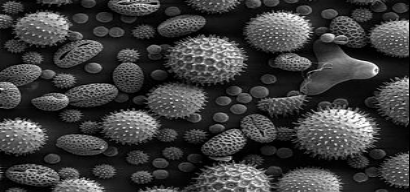

The script that saved this image:
import numpy as np
import matplotlib.pyplot as plt

from affine_wrap import affine_transfrom

# reading the image as a numpy array
I = np.array(plt.imread('cells_scale.png'))
n, m = I.shape

# affine matrix : scaling
x_scale, y_scale = 0.8 ,1.3
n_out, m_out = int(np.ceil(x_scale*n)), int(np.ceil(y_scale*m))
T = np.array([[x_scale, 0, 0],
              [0, y_scale, 0],
              [0, 0, 1]])
              
I_out = affine_transfrom(I, T, n_out, m_out)
plt.imsave('Q3.png', I_out, cmap='gray')